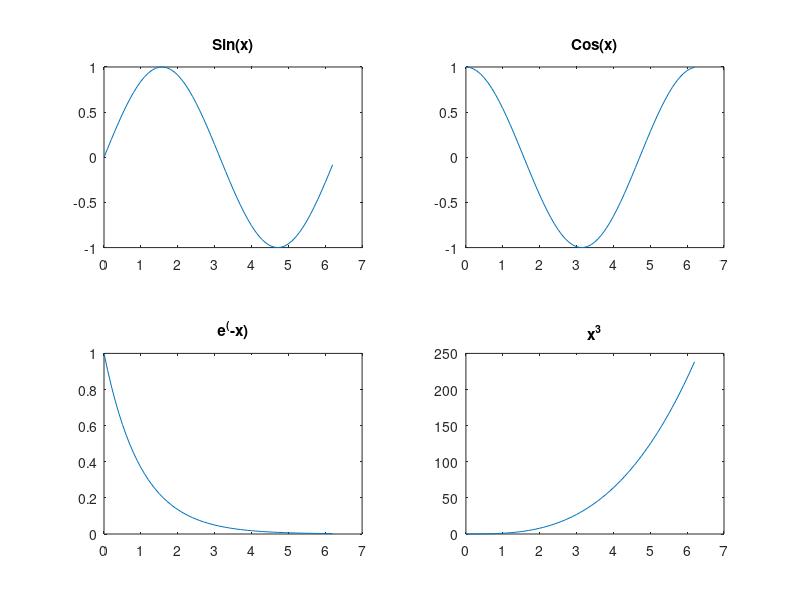

Reproduce this figure in MATLAB.
clear all
close all
x = [0:0.1:2*pi];
subplot(2, 2, 1);
plot(x, sin(x));
title('Sin(x)')

subplot(2, 2, 2);
plot(x, cos(x));
title('Cos(x)')

subplot(2, 2, 3);
plot(x, exp(-x));
title('e^(-x)')

subplot(2, 2, 4);
plot(x, x.^3);
title('x^3')
